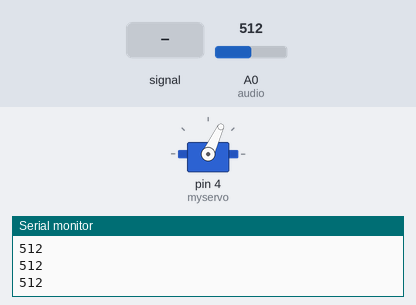
Bench run of a sketch on a simulated Arduino Uno, built with avr-gcc and run on an emulated ATmega328P. Shown: servo, the last lines printed to the serial monitor. The inputs (shaded band) are chosen by the test bench; at power-on: A0 (audio) = 512.

Above: at 1.2 s.
1.3 s: A0 (audio) fed a 200 Hz sine of ±255 counts around its level
4.3 s: A0 (audio) set to 716
5.8 s: A0 (audio) fed a 1000 Hz sine of ±255 counts around its level
8.8 s: A0 (audio) set to 511
10.3 s: A0 (audio) set to 1023
At 11.5 s:
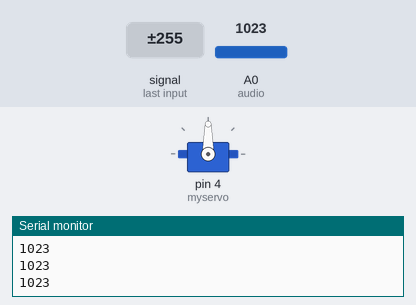
Timing chart, 0 to 12.8 s (numbered marks = the images above; inputs shaded):
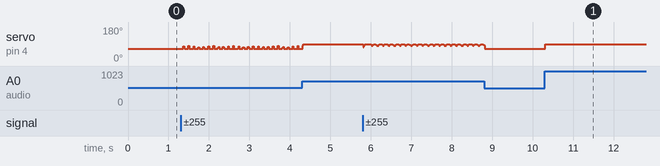

The sketch:

newSkullAudio.ino
```cpp
#include <Servo.h>

Servo myservo;  // create servo object to control a servo
int avg = 0;
int pavg = 0 ;
int count = 0;
int avgDiff = 15;
int pservo = 0;
int servoVal = 0;
int servoMax = 90;
int servoMin = 65;
const int servoDivLen = 5;
int servodiv[servoDivLen];
int diffs[servoDivLen];
int diff = 1000;
int tempServo = 0;

const int numReadings = 5;
int readings[numReadings];  // the readings from the analog input
int readIndex = 0;          // the index of the current reading
int total = 0;              // the running total
int average = 0;


int audio = A0;

int val;    // variable to read the value from the analog pin
int minVal = 1000;
int maxVal = 1;

void setup() {
  myservo.attach(4);  // attaches the servo on pin 9 to the servo object
  Serial.begin(9600);

  for (int thisReading = 0; thisReading < numReadings; thisReading++) {
    readings[thisReading] = 0;
  }

  for (int i = 0; i < servoDivLen; i++) {
    if (i == 0) {
      servodiv[i] = servoMin;
    }
    else if (i == servoDivLen - 1) {
      servodiv[i] = servoMax;
    }
    else {
      servodiv[i] = servoMin + ((servoMax - servoMin) / (servoDivLen - i));
    }
  }
  for ( int i = 0; i < servoDivLen; i++) {
    Serial.println(servodiv[i]);
  }

}

void loop() {
  total = total - readings[readIndex];
  // read from the sensor:
  readings[readIndex] = analogRead(audio);
  // add the reading to the total:
  total = total + readings[readIndex];

  readIndex = readIndex + 1;

  if (readIndex >= numReadings) {
    readIndex = 0;
  }

  // calculate the average:
  servoVal = total / numReadings;
  if (servoVal < minVal) {
    minVal = servoVal;
  }
  if (servoVal > maxVal) {
    maxVal = servoVal;
  }
  Serial.println(servoVal);
  servoVal = map(servoVal, 650, 720, servoMin  , servoMax);
//  for (int i = 0; i < servoDivLen; i++) {
//    diffs[i] = abs(servoVal - servodiv[i]);
//    if (diffs[i] < diff) {
//      diff = diffs[i];
//      tempServo = servodiv[i];
//    }
//  }
//  diff = 1000;
//  servoVal = tempServo;
  if ( servoVal > servoMax) {
    servoVal = servoMax;
  }
  if (servoVal < servoMin) {
    servoVal = servoMin;
  }
  //Serial.println(servoVal);
  myservo.write(servoVal);
  delay(10);
}
```

Measured:
- after the input at 10.3 s, servo on pin 4 (myservo): 65° → 90° at once
